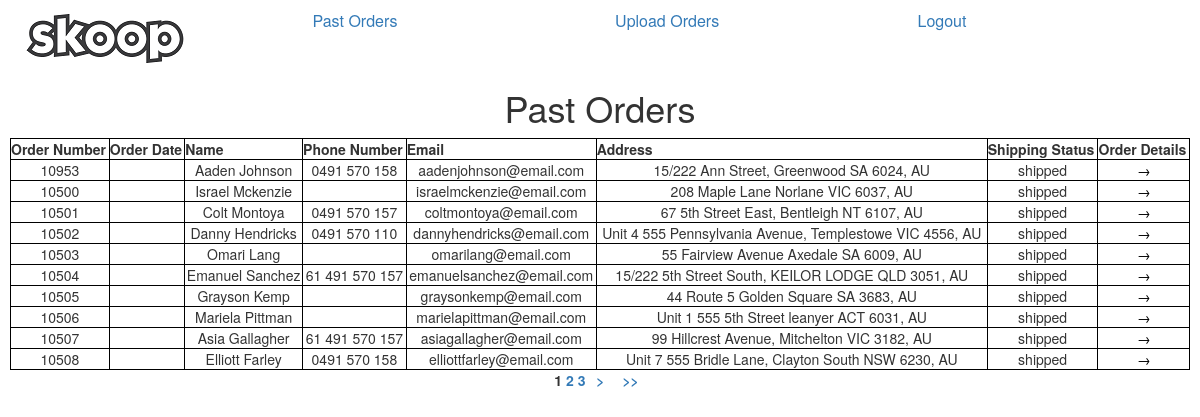
Page /orders.php (signed in) on the committed database.
### tables this page shows
CREATE TABLE `orders` (
  `id` int(9) NOT NULL,
  `order_id` int(9) NOT NULL,
  `product_code` varchar(191) NOT NULL,
  `name` varchar(191) NOT NULL,
  `email` varchar(191) NOT NULL,
  `mobile` varchar(191) DEFAULT NULL,
  `address_line_one` varchar(191) NOT NULL,
  `address_line_two` varchar(191) DEFAULT NULL,
  `suburb` varchar(191) NOT NULL,
  `state` varchar(191) NOT NULL,
  `postcode` varchar(191) NOT NULL,
  `country` varchar(191) NOT NULL,
  `status` varchar(191) NOT NULL DEFAULT 'pending'
);

### orders.php (the view, shortened to what this page needs)
<!DOCTYPE html>
<head>
	<link rel="stylesheet" href="styles/styles.css" />
	<link rel="stylesheet" href="https://maxcdn.bootstrapcdn.com/bootstrap/3.4.0/css/bootstrap.min.css">
</head>
<body>
<?php
	include "concat-address.php";
	include "header.php";
?>
<h1>Past Orders</h1>
	<?php
		include "db-login.php";
		$dbTableName = "orders";
		$errorMessage = "<p>Something went wrong connecting to the server. Please try refreshing the page, or contact your system administrator.</p>";
		$page = isset($_GET['page']) ? $_GET['page'] : 1;
		$rowsPerPage = 10;
		$range = 2;
		$fromRowNum = ($rowsPerPage * $page) - $rowsPerPage;
		$conn = new mysqli($serverName, $dbUsername, $dbPassword, $dbName);
		if ($conn->connect_error) {
			echo $errorMessage;
		}
		else{
			$statement = "SELECT id, order_id, name, email, mobile, address_line_one, address_line_two, suburb, state, postcode, country, status  FROM ".$dbTableName." LIMIT ".$fromRowNum.", ".$rowsPerPage.";";
			if($query = $conn->prepare($statement)){
				$query->execute();
				if($query->errno != 0) {
					echo $errorMessage;
				}
				else {
					$query->store_result();
					$query->bind_result($id, $order_id, $name, $email, $mobile, $address_line_one, $address_line_two, $suburb, $state, $postcode, $country, $status);
					echo"<table>
							<tr>
								<th>Order Number</th>
								<th>Order Date</th>
								<th>Name</th>
								<th>Phone Number</th>
								<th>Email</th>
								<th>Address</th>
								<th>Shipping Status</th>
								<th>Order Details</th>
							</tr>";
					while($query->fetch()){
						$fullAddress = concatenateAddress($address_line_one, $address_line_two, $suburb, $state, $postcode, $country, false);
						echo "<tr>
								<td>".$order_id."</td>
								<td></td>
								<td>".$name."</td>
								<td>".$mobile."</td>
								<td>".$email."</td>
								<td>".$fullAddress."</td>
								<td>".$status."</td>
								<td><a href='order-details.php?id=".$id."' class='button' target='_blank'>&rarr;</a></td>
							</tr>";
					}
					echo"</table>";
					echo"<div class='tablePages'>";
					$statement = "SELECT COUNT(*) as total_rows FROM orders";
					$query = $conn->prepare( $statement );
					$query->execute();
					$query->store_result();
					$query->bind_result($rowCount);
					while($query->fetch()){
						$total_rows = $rowCount;
					}
					$totalPages = ceil($total_rows / $rowsPerPage);
					$pageLow = $page - $range;
					$pageHigh = ($page + $range)  + 1;
					for ($x=$pageLow; $x<$pageHigh; $x++) {
						if (($x > 0) && ($x <= $totalPages)) {
							if ($x == $page) {
								echo "<span class='customBtn'><strong>$x<strong></span>";
							}
							else {
								echo " <a href='{$_SERVER['PHP_SELF']}?page=$x' class='customBtn'>$x</a> ";
							}
						}
					}
					if($page<$totalPages){
						$nextPage = $page + 1;
						echo "<a href='" . $_SERVER['PHP_SELF'] . "?page={$nextPage}' title='Next page is {$nextPage}.' class='customBtn'>";
							echo "<span style='margin:0 .5em;'> > </span>";
						echo "</a>";
						echo "<a href='" . $_SERVER['PHP_SELF'] . "?page={$totalPages}' title='Last page is {$totalPages}.' class='customBtn'>";
							echo "<span style='margin:0 .5em;'> >> </span>";
						echo "</a>";
					}
					echo "</div>";
				}
			}
		}
	?>
</body>

### header.php
<?php
	echo "
	<div class = 'header'>
		<div class='row'>
			<div class='col-sm-3'>
				<img src='img/SKOOP_Logo_Grey_Trans.png'/>
			</div>
			<div class='col-sm-3'>
				<a href='orders.php'>Past Orders</a>
			</div>
			<div class='col-sm-3'>
				<a href='upload.php'>Upload Orders</a>
			</div>
			<div class='col-sm-3'>
				<a href='logout.php'>Logout</a>
			</div>
		</div>
	</div>
	";
?>

### concat-address.php (shortened to what this page needs)
<?php
function concatenateAddress($address_line_one, $address_line_two, $suburb, $state, $postcode, $country, $multiLine){
	$fullAddress = "";
	if($address_line_one != ""){
		$fullAddress .= $address_line_one;
		if($address_line_two != "" || $suburb != "" || $state != "" || $postcode != "" || $country != "") {
			$fullAddress .= " ";
		}
	}
	if($address_line_two != ""){
		$fullAddress .= $address_line_two.", ";
	}
	if($suburb != ""){
		$fullAddress .= $suburb." ";
	}
	if($state != ""){
		$fullAddress .= $state." ";
	}
	if($postcode != ""){
		$fullAddress .= $postcode;
		if($country != "") {
			$fullAddress .= ", ";
		}
	}
	if($country != ""){
		$fullAddress .= $country;
	}
	return $fullAddress;
}
?>

### styles/styles.css (style rules this page uses)
body { padding: 10px; }
a.button { -webkit-appearance: button; -moz-appearance: button; appearance: button; text-decoration: none; color: initial; padding-left: 3px; padding-right: 3px; }
.header { font-size: medium; }
table { border-collapse: collapse; width: 100%; }
table, th, td { border: 1px solid black; text-align: center; }
h1 { text-align: center; }
.tablePages { text-align: center; }

### rows in the picture
orders: order "10953", name "Aaden Johnson", mobile "0491 570 158", email "aadenjohnson@email.com", fullAddress "15/222 Ann Street, Greenwood SA AU", postcode "6024", country ",", status "shipped"
orders: order "10500", name "Israel Mckenzie", email "israelmckenzie@email.com", fullAddress "208 Maple Lane Norlane VIC AU", postcode "6037", country ",", status "shipped"
orders: order "10501", name "Colt Montoya", mobile "0491 570 157", email "coltmontoya@email.com", fullAddress "67 5th Street East, Bentleigh NT AU", postcode "6107", country ",", status "shipped"
orders: order "10502", name "Danny Hendricks", mobile "0491 570 110", email "dannyhendricks@email.com", fullAddress "Unit 4 555 Pennsylvania Avenue, Templestowe VIC AU", postcode "4556", country ",", status "shipped"
orders: order "10503", name "Omari Lang", email "omarilang@email.com", fullAddress "55 Fairview Avenue Axedale SA AU", postcode "6009", country ",", status "shipped"
orders: order "10504", name "Emanuel Sanchez", mobile "61 491 570 157", email "emanuelsanchez@email.com", fullAddress "15/222 5th Street South, KEILOR LODGE QLD AU", postcode "3051", country ",", status "shipped"
orders: order "10505", name "Grayson Kemp", email "graysonkemp@email.com", fullAddress "44 Route 5 Golden Square SA AU", postcode "3683", country ",", status "shipped"
orders: order "10506", name "Mariela Pittman", email "marielapittman@email.com", fullAddress "Unit 1 555 5th Street leanyer ACT AU", postcode "6031", country ",", status "shipped"
orders: order "10507", name "Asia Gallagher", mobile "61 491 570 157", email "asiagallagher@email.com", fullAddress "99 Hillcrest Avenue, Mitchelton VIC AU", postcode "3182", country ",", status "shipped"
orders: order "10508", name "Elliott Farley", mobile "0491 570 158", email "elliottfarley@email.com", fullAddress "Unit 7 555 Bridle Lane, Clayton South NSW AU", postcode "6230", country ",", status "shipped"
